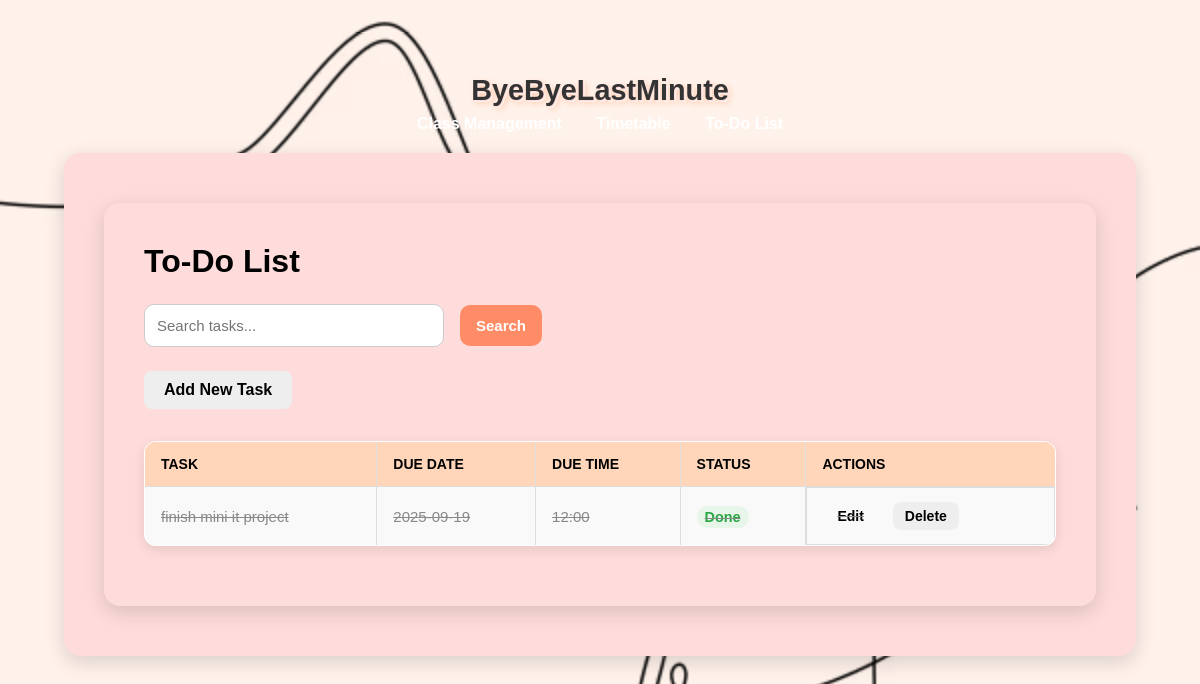
The app's page /todos, older data.
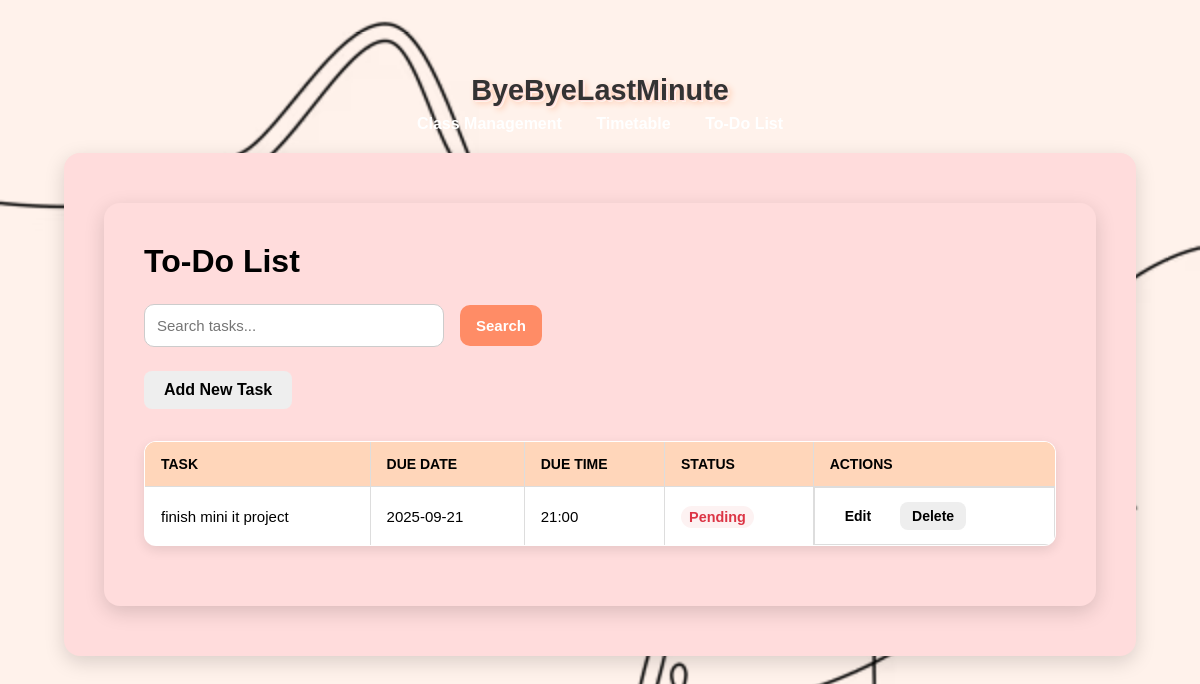
The same page, newer data.
### tables this page shows
CREATE TABLE todos (
                id INTEGER PRIMARY KEY AUTOINCREMENT,
                task TEXT NOT NULL,
                due_date TEXT NOT NULL,
                is_done INTEGER DEFAULT 0
            , due_time TEXT);

### app.py (the view)
@app.route("/todos")
def todos():
    search_query = request.args.get("q", "").strip()
    if search_query:
        with get_db_connection() as conn:
            rows = conn.execute(
                "SELECT * FROM todos WHERE task LIKE ? ORDER BY due_date",
                (f"%{search_query}%",)
            ).fetchall()
            todos_filtered = [Todo(**dict(r)) for r in rows]
        return render_template("todos.html", todos=todos_filtered, search_query=search_query)
    else:
        all_todos = Todo.all()
        return render_template("todos.html", todos=all_todos)

### app.py (called while the page is built)
@app.context_processor
def inject_vapid_key():
    return dict(VAPID_PUBLIC_KEY=VAPID_PUBLIC_KEY)

### models.py (called while the page is built)
def get_db_connection():
    conn = sqlite3.connect(DB_NAME, timeout=10)
    conn.row_factory = sqlite3.Row
    return conn

    @staticmethod
    def all():
        with get_db_connection() as conn:
            rows = conn.execute("SELECT * FROM todos ORDER BY due_date, due_time").fetchall()
            return [Todo(**dict(r)) for r in rows]

### templates/todos.html (shortened to what this page needs)
{% extends "base.html" %}
{% block content %}
<main class="container">
  <h1>To-Do List</h1>
  <form method="GET" class="search-form">
    <input type="text" name="q" placeholder="Search tasks..." class="search-input" value="{{ search_query or '' }}">
    <button type="submit" class="button primary">Search</button>
  </form>
  <div class="actions">
    <a href="{{ url_for('add_todo') }}" class="button secondary">Add New Task</a>
  </div>
  {% if todos %}
  <table class="styled-table">
    <thead>
      <tr>
        <th>Task</th>
        <th>Due Date</th>
        <th>Due Time</th>
        <th>Status</th>
        <th>Actions</th>
      </tr>
    </thead>
    <tbody>
      {% for todo in todos %}
      <tr class="{% if todo.is_done %}done{% endif %}">
        <td>{{ todo.task }}</td>
        <td>{{ todo.due_date }}</td>
        <td>{{ todo.due_time or '—' }}</td>
        <td>
          {% if todo.is_done %}
            <span class="status-done">Done</span>
          {% else %}
            <span class="status-pending">Pending</span>
          {% endif %}
        </td>
        <td class="action-buttons">
          <a href="{{ url_for('edit_todo', todo_id=todo.id) }}" class="button small">Edit</a>
          <form method="POST" action="{{ url_for('delete_todo', todo_id=todo.id) }}"
                onsubmit="return confirm('Are you sure you want to delete this task?');"
                style="display:inline-block; margin-left:5px;">
            <button type="submit" class="button small secondary">Delete</button>
          </form>
        </td>
      </tr>
      {% endfor %}
    </tbody>
  </table>
  {% else %}
  <p class="empty-message">No tasks found. <a href="{{ url_for('add_todo') }}">Add your first task</a>.</p>
  {% endif %}
</main>
{% endblock %}

Row changes from the older to the newer data that the page shows:
changed todos "finish mini it project": due_date "2025-09-19" → "2025-09-21"; due_time "12:00" → "21:00"; is_done "Done" → "Pending"
